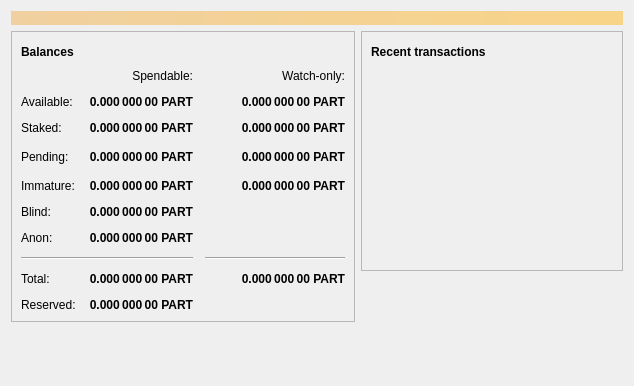
<?xml version="1.0" encoding="UTF-8"?>
<ui version="4.0">
 <class>OverviewPage</class>
 <widget class="QWidget" name="OverviewPage">
  <property name="geometry">
   <rect>
    <x>0</x>
    <y>0</y>
    <width>634</width>
    <height>386</height>
   </rect>
  </property>
  <property name="windowTitle">
   <string>Form</string>
  </property>
  <layout class="QVBoxLayout" name="topLayout">
   <item>
    <widget class="QLabel" name="labelAlerts">
     <property name="visible">
      <bool>false</bool>
     </property>
     <property name="styleSheet">
      <string notr="true">QLabel { background-color: qlineargradient(x1: 0, y1: 0, x2: 1, y2: 0, stop:0 #F0D0A0, stop:1 #F8D488); color:#000000; }</string>
     </property>
     <property name="wordWrap">
      <bool>true</bool>
     </property>
     <property name="margin">
      <number>3</number>
     </property>
     <property name="textInteractionFlags">
      <set>Qt::TextSelectableByMouse</set>
     </property>
    </widget>
   </item>
   <item>
    <layout class="QHBoxLayout" name="horizontalLayout" stretch="1,1">
     <item>
      <layout class="QVBoxLayout" name="verticalLayout_2">
       <item>
        <widget class="QFrame" name="frame">
         <property name="frameShape">
          <enum>QFrame::StyledPanel</enum>
         </property>
         <property name="frameShadow">
          <enum>QFrame::Raised</enum>
         </property>
         <layout class="QVBoxLayout" name="verticalLayout_4">
          <item>
           <layout class="QHBoxLayout" name="horizontalLayout_4">
            <item>
             <widget class="QLabel" name="label_5">
              <property name="font">
               <font>
                <weight>75</weight>
                <bold>true</bold>
               </font>
              </property>
              <property name="text">
               <string>Balances</string>
              </property>
             </widget>
            </item>
            <item>
             <widget class="QPushButton" name="labelWalletStatus">
              <property name="enabled">
               <bool>true</bool>
              </property>
              <property name="maximumSize">
               <size>
                <width>30</width>
                <height>16777215</height>
               </size>
              </property>
              <property name="toolTip">
               <string>The displayed information may be out of date. Your wallet automatically synchronizes with the Rhombus network after a connection is established, but this process has not completed yet.</string>
              </property>
              <property name="text">
               <string/>
              </property>
              <property name="icon">
               <iconset>
                <normaloff>:/icons/warning</normaloff>
                <disabledoff>:/icons/warning</disabledoff>:/icons/warning</iconset>
              </property>
              <property name="iconSize">
               <size>
                <width>24</width>
                <height>24</height>
               </size>
              </property>
              <property name="flat">
               <bool>true</bool>
              </property>
             </widget>
            </item>
            <item>
             <spacer name="horizontalSpacer_3">
              <property name="orientation">
               <enum>Qt::Horizontal</enum>
              </property>
              <property name="sizeHint" stdset="0">
               <size>
                <width>40</width>
                <height>20</height>
               </size>
              </property>
             </spacer>
            </item>
           </layout>
          </item>
          <item>
           <layout class="QGridLayout" name="gridLayout">
            <property name="spacing">
             <number>12</number>
            </property>
            <item row="2" column="1">
             <widget class="QLabel" name="labelStaked">
              <property name="font">
               <font>
                <weight>75</weight>
                <bold>true</bold>
               </font>
              </property>
              <property name="cursor">
               <cursorShape>IBeamCursor</cursorShape>
              </property>
              <property name="toolTip">
               <string>Your current staked balance</string>
              </property>
              <property name="text">
               <string notr="true">0.000 000 00 PART</string>
              </property>
              <property name="alignment">
               <set>Qt::AlignRight|Qt::AlignTrailing|Qt::AlignVCenter</set>
              </property>
              <property name="textInteractionFlags">
               <set>Qt::LinksAccessibleByMouse|Qt::TextSelectableByKeyboard|Qt::TextSelectableByMouse</set>
              </property>
             </widget>
            </item>
            <item row="2" column="2">
             <widget class="QLabel" name="labelWatchStaked">
              <property name="font">
               <font>
                <weight>75</weight>
                <bold>true</bold>
               </font>
              </property>
              <property name="cursor">
               <cursorShape>IBeamCursor</cursorShape>
              </property>
              <property name="toolTip">
               <string>Your current watch-only staked balance</string>
              </property>
              <property name="text">
               <string notr="true">0.000 000 00 PART</string>
              </property>
              <property name="alignment">
               <set>Qt::AlignRight|Qt::AlignTrailing|Qt::AlignVCenter</set>
              </property>
              <property name="textInteractionFlags">
               <set>Qt::LinksAccessibleByMouse|Qt::TextSelectableByKeyboard|Qt::TextSelectableByMouse</set>
              </property>
             </widget>
            </item>
            <item row="4" column="2">
             <widget class="QLabel" name="labelWatchImmature">
              <property name="font">
               <font>
                <weight>75</weight>
                <bold>true</bold>
               </font>
              </property>
              <property name="cursor">
               <cursorShape>IBeamCursor</cursorShape>
              </property>
              <property name="toolTip">
               <string>Mined balance in watch-only addresses that has not yet matured</string>
              </property>
              <property name="text">
               <string notr="true">0.000 000 00 PART</string>
              </property>
              <property name="alignment">
               <set>Qt::AlignRight|Qt::AlignTrailing|Qt::AlignVCenter</set>
              </property>
              <property name="textInteractionFlags">
               <set>Qt::LinksAccessibleByMouse|Qt::TextSelectableByKeyboard|Qt::TextSelectableByMouse</set>
              </property>
             </widget>
            </item>
            <item row="3" column="3">
             <spacer name="horizontalSpacer_2">
              <property name="orientation">
               <enum>Qt::Horizontal</enum>
              </property>
              <property name="sizeHint" stdset="0">
               <size>
                <width>40</width>
                <height>20</height>
               </size>
              </property>
             </spacer>
            </item>
            <item row="4" column="1">
             <widget class="QLabel" name="labelImmature">
              <property name="font">
               <font>
                <weight>75</weight>
                <bold>true</bold>
               </font>
              </property>
              <property name="cursor">
               <cursorShape>IBeamCursor</cursorShape>
              </property>
              <property name="toolTip">
               <string>Mined balance that has not yet matured</string>
              </property>
              <property name="text">
               <string notr="true">0.000 000 00 PART</string>
              </property>
              <property name="alignment">
               <set>Qt::AlignRight|Qt::AlignTrailing|Qt::AlignVCenter</set>
              </property>
              <property name="textInteractionFlags">
               <set>Qt::LinksAccessibleByMouse|Qt::TextSelectableByKeyboard|Qt::TextSelectableByMouse</set>
              </property>
             </widget>
            </item>
            <item row="3" column="2">
             <widget class="QLabel" name="labelWatchPending">
              <property name="font">
               <font>
                <weight>75</weight>
                <bold>true</bold>
               </font>
              </property>
              <property name="cursor">
               <cursorShape>IBeamCursor</cursorShape>
              </property>
              <property name="toolTip">
               <string>Unconfirmed transactions to watch-only addresses</string>
              </property>
              <property name="text">
               <string notr="true">0.000 000 00 PART</string>
              </property>
              <property name="alignment">
               <set>Qt::AlignRight|Qt::AlignTrailing|Qt::AlignVCenter</set>
              </property>
              <property name="textInteractionFlags">
               <set>Qt::LinksAccessibleByMouse|Qt::TextSelectableByKeyboard|Qt::TextSelectableByMouse</set>
              </property>
             </widget>
            </item>
            <item row="3" column="1">
             <widget class="QLabel" name="labelUnconfirmed">
              <property name="font">
               <font>
                <weight>75</weight>
                <bold>true</bold>
               </font>
              </property>
              <property name="cursor">
               <cursorShape>IBeamCursor</cursorShape>
              </property>
              <property name="toolTip">
               <string>Total of transactions that have yet to be confirmed, and do not yet count toward the spendable balance</string>
              </property>
              <property name="text">
               <string notr="true">0.000 000 00 PART</string>
              </property>
              <property name="alignment">
               <set>Qt::AlignRight|Qt::AlignTrailing|Qt::AlignVCenter</set>
              </property>
              <property name="textInteractionFlags">
               <set>Qt::LinksAccessibleByMouse|Qt::TextSelectableByKeyboard|Qt::TextSelectableByMouse</set>
              </property>
             </widget>
            </item>
            <item row="2" column="0">
             <widget class="QLabel" name="labelStakedText">
              <property name="text">
               <string>Staked:</string>
              </property>
             </widget>
            </item>
            <item row="7" column="2">
             <widget class="Line" name="lineWatchBalance">
              <property name="sizePolicy">
               <sizepolicy hsizetype="Preferred" vsizetype="Fixed">
                <horstretch>0</horstretch>
                <verstretch>0</verstretch>
               </sizepolicy>
              </property>
              <property name="minimumSize">
               <size>
                <width>140</width>
                <height>0</height>
               </size>
              </property>
              <property name="orientation">
               <enum>Qt::Horizontal</enum>
              </property>
             </widget>
            </item>
            <item row="8" column="2">
             <widget class="QLabel" name="labelWatchTotal">
              <property name="font">
               <font>
                <weight>75</weight>
                <bold>true</bold>
               </font>
              </property>
              <property name="cursor">
               <cursorShape>IBeamCursor</cursorShape>
              </property>
              <property name="toolTip">
               <string>Current total balance in watch-only addresses</string>
              </property>
              <property name="text">
               <string notr="true">0.000 000 00 PART</string>
              </property>
              <property name="alignment">
               <set>Qt::AlignRight|Qt::AlignTrailing|Qt::AlignVCenter</set>
              </property>
              <property name="textInteractionFlags">
               <set>Qt::LinksAccessibleByMouse|Qt::TextSelectableByKeyboard|Qt::TextSelectableByMouse</set>
              </property>
             </widget>
            </item>
            <item row="8" column="0">
             <widget class="QLabel" name="labelTotalText">
              <property name="text">
               <string>Total:</string>
              </property>
             </widget>
            </item>
            <item row="8" column="1">
             <widget class="QLabel" name="labelTotal">
              <property name="font">
               <font>
                <weight>75</weight>
                <bold>true</bold>
               </font>
              </property>
              <property name="cursor">
               <cursorShape>IBeamCursor</cursorShape>
              </property>
              <property name="toolTip">
               <string>Your current total balance</string>
              </property>
              <property name="text">
               <string notr="true">0.000 000 00 PART</string>
              </property>
              <property name="alignment">
               <set>Qt::AlignRight|Qt::AlignTrailing|Qt::AlignVCenter</set>
              </property>
              <property name="textInteractionFlags">
               <set>Qt::LinksAccessibleByMouse|Qt::TextSelectableByKeyboard|Qt::TextSelectableByMouse</set>
              </property>
             </widget>
            </item>
            <item row="0" column="2">
             <widget class="QLabel" name="labelWatchonly">
              <property name="text">
               <string>Watch-only:</string>
              </property>
              <property name="alignment">
               <set>Qt::AlignRight|Qt::AlignTrailing|Qt::AlignVCenter</set>
              </property>
             </widget>
            </item>
            <item row="7" column="0" colspan="2">
             <widget class="Line" name="line">
              <property name="orientation">
               <enum>Qt::Horizontal</enum>
              </property>
             </widget>
            </item>
            <item row="1" column="0">
             <widget class="QLabel" name="labelBalanceText">
              <property name="text">
               <string>Available:</string>
              </property>
             </widget>
            </item>
            <item row="4" column="0">
             <widget class="QLabel" name="labelImmatureText">
              <property name="text">
               <string>Immature:</string>
              </property>
             </widget>
            </item>
            <item row="1" column="2">
             <widget class="QLabel" name="labelWatchAvailable">
              <property name="font">
               <font>
                <weight>75</weight>
                <bold>true</bold>
               </font>
              </property>
              <property name="cursor">
               <cursorShape>IBeamCursor</cursorShape>
              </property>
              <property name="toolTip">
               <string>Your current balance in watch-only addresses</string>
              </property>
              <property name="text">
               <string notr="true">0.000 000 00 PART</string>
              </property>
              <property name="alignment">
               <set>Qt::AlignRight|Qt::AlignTrailing|Qt::AlignVCenter</set>
              </property>
              <property name="textInteractionFlags">
               <set>Qt::LinksAccessibleByMouse|Qt::TextSelectableByKeyboard|Qt::TextSelectableByMouse</set>
              </property>
             </widget>
            </item>
            <item row="3" column="0">
             <widget class="QLabel" name="labelPendingText">
              <property name="text">
               <string>Pending:</string>
              </property>
             </widget>
            </item>
            <item row="0" column="1">
             <widget class="QLabel" name="labelSpendable">
              <property name="text">
               <string>Spendable:</string>
              </property>
              <property name="alignment">
               <set>Qt::AlignRight|Qt::AlignTrailing|Qt::AlignVCenter</set>
              </property>
             </widget>
            </item>
            <item row="5" column="0">
             <widget class="QLabel" name="labelBlindBalanceText">
              <property name="text">
               <string>Blind:</string>
              </property>
             </widget>
            </item>
            <item row="5" column="1">
             <widget class="QLabel" name="labelBlindBalance">
              <property name="font">
               <font>
                <weight>75</weight>
                <bold>true</bold>
               </font>
              </property>
              <property name="cursor">
               <cursorShape>IBeamCursor</cursorShape>
              </property>
              <property name="toolTip">
               <string>Your current spendable blinded balance</string>
              </property>
              <property name="text">
               <string notr="true">0.000 000 00 PART</string>
              </property>
              <property name="alignment">
               <set>Qt::AlignRight|Qt::AlignTrailing|Qt::AlignVCenter</set>
              </property>
              <property name="textInteractionFlags">
               <set>Qt::LinksAccessibleByMouse|Qt::TextSelectableByKeyboard|Qt::TextSelectableByMouse</set>
              </property>
             </widget>
            </item>
            <item row="6" column="0">
             <widget class="QLabel" name="labelAnonText">
              <property name="text">
               <string>Anon:</string>
              </property>
             </widget>
            </item>
            <item row="6" column="1">
             <widget class="QLabel" name="labelAnonBalance">
              <property name="font">
               <font>
                <weight>75</weight>
                <bold>true</bold>
               </font>
              </property>
              <property name="cursor">
               <cursorShape>IBeamCursor</cursorShape>
              </property>
              <property name="toolTip">
               <string>Your current spendable anon balance</string>
              </property>
              <property name="text">
               <string notr="true">0.000 000 00 PART</string>
              </property>
              <property name="alignment">
               <set>Qt::AlignRight|Qt::AlignTrailing|Qt::AlignVCenter</set>
              </property>
              <property name="textInteractionFlags">
               <set>Qt::LinksAccessibleByMouse|Qt::TextSelectableByKeyboard|Qt::TextSelectableByMouse</set>
              </property>
             </widget>
            </item>
            <item row="1" column="1">
             <widget class="QLabel" name="labelBalance">
              <property name="font">
               <font>
                <weight>75</weight>
                <bold>true</bold>
               </font>
              </property>
              <property name="cursor">
               <cursorShape>IBeamCursor</cursorShape>
              </property>
              <property name="toolTip">
               <string>Your current spendable balance</string>
              </property>
              <property name="text">
               <string notr="true">0.000 000 00 PART</string>
              </property>
              <property name="alignment">
               <set>Qt::AlignRight|Qt::AlignTrailing|Qt::AlignVCenter</set>
              </property>
              <property name="textInteractionFlags">
               <set>Qt::LinksAccessibleByMouse|Qt::TextSelectableByKeyboard|Qt::TextSelectableByMouse</set>
              </property>
             </widget>
            </item>
            <item row="9" column="0">
             <widget class="QLabel" name="labelReservedText">
              <property name="text">
               <string>Reserved:</string>
              </property>
             </widget>
            </item>
            <item row="9" column="1">
             <widget class="QLabel" name="labelReserved">
              <property name="font">
               <font>
                <weight>75</weight>
                <bold>true</bold>
               </font>
              </property>
              <property name="cursor">
               <cursorShape>IBeamCursor</cursorShape>
              </property>
              <property name="toolTip">
               <string>Your current spendable balance</string>
              </property>
              <property name="text">
               <string notr="true">0.000 000 00 PART</string>
              </property>
              <property name="alignment">
               <set>Qt::AlignRight|Qt::AlignTrailing|Qt::AlignVCenter</set>
              </property>
              <property name="textInteractionFlags">
               <set>Qt::LinksAccessibleByMouse|Qt::TextSelectableByKeyboard|Qt::TextSelectableByMouse</set>
              </property>
             </widget>
            </item>
           </layout>
          </item>
         </layout>
        </widget>
       </item>
       <item>
        <spacer name="verticalSpacer">
         <property name="orientation">
          <enum>Qt::Vertical</enum>
         </property>
         <property name="sizeHint" stdset="0">
          <size>
           <width>20</width>
           <height>40</height>
          </size>
         </property>
        </spacer>
       </item>
      </layout>
     </item>
     <item>
      <layout class="QVBoxLayout" name="verticalLayout_3">
       <item>
        <widget class="QFrame" name="frame_2">
         <property name="frameShape">
          <enum>QFrame::StyledPanel</enum>
         </property>
         <property name="frameShadow">
          <enum>QFrame::Raised</enum>
         </property>
         <layout class="QVBoxLayout" name="verticalLayout">
          <item>
           <layout class="QHBoxLayout" name="horizontalLayout_2">
            <item>
             <widget class="QLabel" name="label_4">
              <property name="font">
               <font>
                <weight>75</weight>
                <bold>true</bold>
               </font>
              </property>
              <property name="text">
               <string>Recent transactions</string>
              </property>
             </widget>
            </item>
            <item>
             <widget class="QPushButton" name="labelTransactionsStatus">
              <property name="enabled">
               <bool>true</bool>
              </property>
              <property name="maximumSize">
               <size>
                <width>30</width>
                <height>16777215</height>
               </size>
              </property>
              <property name="toolTip">
               <string>The displayed information may be out of date. Your wallet automatically synchronizes with the Rhombus network after a connection is established, but this process has not completed yet.</string>
              </property>
              <property name="text">
               <string/>
              </property>
              <property name="icon">
               <iconset>
                <normaloff>:/icons/warning</normaloff>
                <disabledoff>:/icons/warning</disabledoff>:/icons/warning</iconset>
              </property>
              <property name="iconSize">
               <size>
                <width>24</width>
                <height>24</height>
               </size>
              </property>
              <property name="flat">
               <bool>true</bool>
              </property>
             </widget>
            </item>
            <item>
             <spacer name="horizontalSpacer">
              <property name="orientation">
               <enum>Qt::Horizontal</enum>
              </property>
              <property name="sizeHint" stdset="0">
               <size>
                <width>40</width>
                <height>20</height>
               </size>
              </property>
             </spacer>
            </item>
           </layout>
          </item>
          <item>
           <widget class="QListView" name="listTransactions">
            <property name="styleSheet">
             <string notr="true">QListView { background: transparent; }</string>
            </property>
            <property name="frameShape">
             <enum>QFrame::NoFrame</enum>
            </property>
            <property name="verticalScrollBarPolicy">
             <enum>Qt::ScrollBarAlwaysOff</enum>
            </property>
            <property name="horizontalScrollBarPolicy">
             <enum>Qt::ScrollBarAlwaysOff</enum>
            </property>
            <property name="selectionMode">
             <enum>QAbstractItemView::NoSelection</enum>
            </property>
           </widget>
          </item>
         </layout>
        </widget>
       </item>
       <item>
        <spacer name="verticalSpacer_2">
         <property name="orientation">
          <enum>Qt::Vertical</enum>
         </property>
         <property name="sizeHint" stdset="0">
          <size>
           <width>20</width>
           <height>40</height>
          </size>
         </property>
        </spacer>
       </item>
      </layout>
     </item>
    </layout>
   </item>
  </layout>
 </widget>
 <resources/>
 <connections/>
</ui>
